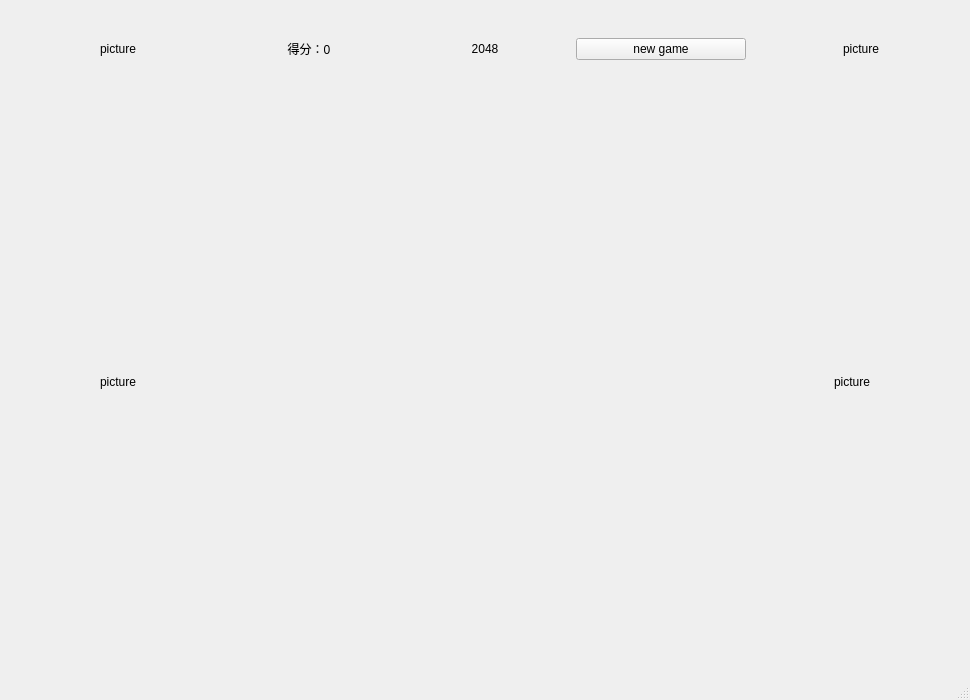
<?xml version="1.0" encoding="UTF-8"?>
<ui version="4.0">
 <class>MainWindow</class>
 <widget class="QMainWindow" name="MainWindow">
  <property name="geometry">
   <rect>
    <x>0</x>
    <y>0</y>
    <width>970</width>
    <height>700</height>
   </rect>
  </property>
  <property name="windowTitle">
   <string>MainWindow</string>
  </property>
  <widget class="QWidget" name="centralwidget">
   <layout class="QVBoxLayout" name="verticalLayout">
    <item>
     <widget class="QWidget" name="widget" native="true">
      <property name="minimumSize">
       <size>
        <width>0</width>
        <height>80</height>
       </size>
      </property>
      <property name="maximumSize">
       <size>
        <width>16777215</width>
        <height>80</height>
       </size>
      </property>
      <layout class="QHBoxLayout" name="horizontalLayout_2">
       <item>
        <widget class="QWidget" name="widget_5" native="true">
         <property name="minimumSize">
          <size>
           <width>200</width>
           <height>0</height>
          </size>
         </property>
         <property name="maximumSize">
          <size>
           <width>200</width>
           <height>16777215</height>
          </size>
         </property>
         <layout class="QVBoxLayout" name="verticalLayout_2">
          <item>
           <widget class="QLabel" name="picture_leftup">
            <property name="text">
             <string>picture</string>
            </property>
            <property name="alignment">
             <set>Qt::AlignmentFlag::AlignCenter</set>
            </property>
           </widget>
          </item>
         </layout>
        </widget>
       </item>
       <item>
        <widget class="QLabel" name="scoreLabel">
         <property name="minimumSize">
          <size>
           <width>169</width>
           <height>0</height>
          </size>
         </property>
         <property name="text">
          <string>得分：0</string>
         </property>
         <property name="alignment">
          <set>Qt::AlignmentFlag::AlignCenter</set>
         </property>
        </widget>
       </item>
       <item>
        <widget class="QLabel" name="titleLabel">
         <property name="text">
          <string>2048</string>
         </property>
         <property name="alignment">
          <set>Qt::AlignmentFlag::AlignCenter</set>
         </property>
         <property name="wordWrap">
          <bool>false</bool>
         </property>
         <property name="margin">
          <number>0</number>
         </property>
        </widget>
       </item>
       <item>
        <widget class="QPushButton" name="pushButton">
         <property name="text">
          <string>new game</string>
         </property>
        </widget>
       </item>
       <item>
        <widget class="QWidget" name="widget_6" native="true">
         <property name="minimumSize">
          <size>
           <width>200</width>
           <height>0</height>
          </size>
         </property>
         <property name="maximumSize">
          <size>
           <width>200</width>
           <height>16777215</height>
          </size>
         </property>
         <layout class="QVBoxLayout" name="verticalLayout_3">
          <item>
           <widget class="QLabel" name="picture_rightup">
            <property name="minimumSize">
             <size>
              <width>200</width>
              <height>0</height>
             </size>
            </property>
            <property name="text">
             <string>picture</string>
            </property>
            <property name="alignment">
             <set>Qt::AlignmentFlag::AlignCenter</set>
            </property>
           </widget>
          </item>
         </layout>
        </widget>
       </item>
      </layout>
     </widget>
    </item>
    <item>
     <widget class="QWidget" name="lowerWidget" native="true">
      <layout class="QHBoxLayout" name="horizontalLayout">
       <item>
        <widget class="QWidget" name="picture1" native="true">
         <property name="minimumSize">
          <size>
           <width>200</width>
           <height>0</height>
          </size>
         </property>
         <property name="maximumSize">
          <size>
           <width>200</width>
           <height>16777215</height>
          </size>
         </property>
         <layout class="QHBoxLayout" name="horizontalLayout_3">
          <item>
           <widget class="QLabel" name="picture_left">
            <property name="text">
             <string>picture</string>
            </property>
            <property name="alignment">
             <set>Qt::AlignmentFlag::AlignCenter</set>
            </property>
           </widget>
          </item>
         </layout>
        </widget>
       </item>
       <item>
        <widget class="QWidget" name="boardWidget" native="true">
         <layout class="QGridLayout" name="gridLayout_2">
          <item row="0" column="0">
           <layout class="QGridLayout" name="gridLayout"/>
          </item>
         </layout>
        </widget>
       </item>
       <item>
        <widget class="QWidget" name="picture2" native="true">
         <property name="minimumSize">
          <size>
           <width>200</width>
           <height>0</height>
          </size>
         </property>
         <property name="maximumSize">
          <size>
           <width>200</width>
           <height>16777215</height>
          </size>
         </property>
         <layout class="QVBoxLayout" name="verticalLayout_4">
          <item>
           <widget class="QLabel" name="picture_right">
            <property name="text">
             <string>picture</string>
            </property>
            <property name="alignment">
             <set>Qt::AlignmentFlag::AlignCenter</set>
            </property>
           </widget>
          </item>
         </layout>
        </widget>
       </item>
      </layout>
     </widget>
    </item>
   </layout>
  </widget>
  <widget class="QStatusBar" name="statusbar"/>
 </widget>
 <resources/>
 <connections/>
</ui>
